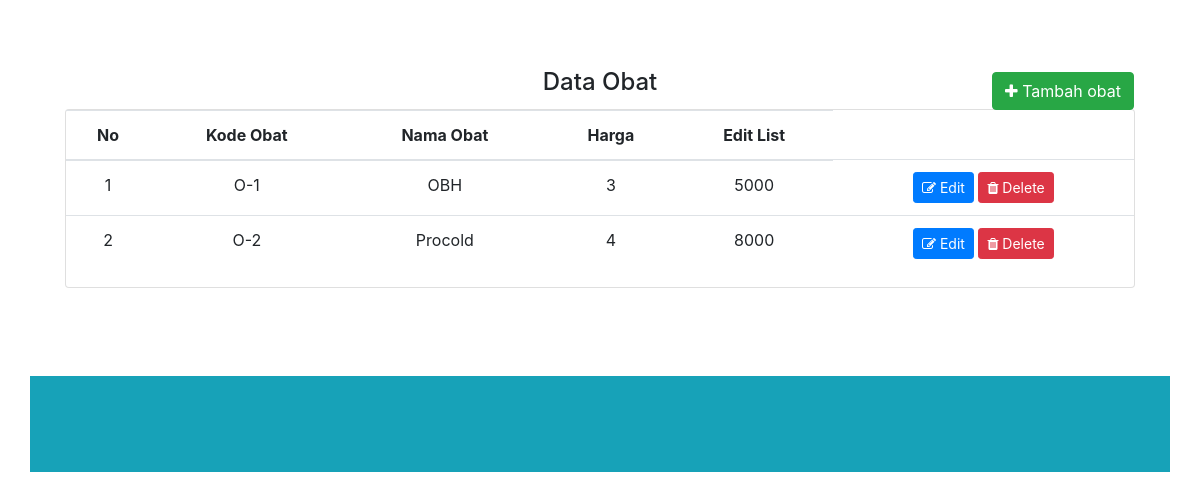
Page /index.php/admin/obat on the earlier database version.
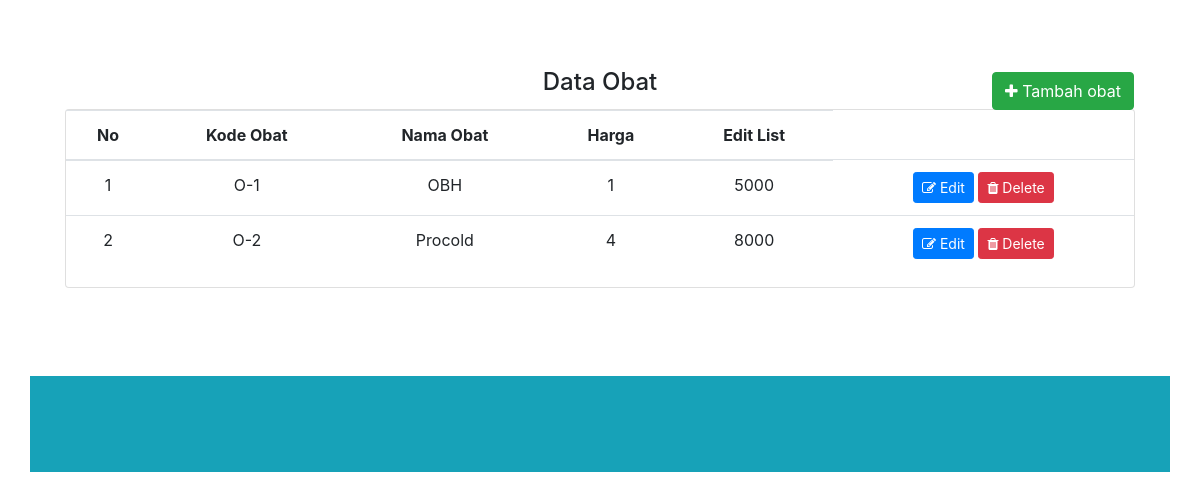
Same page on the later database version.
### tables this page shows
CREATE TABLE `data_obat` (
  `id_obat` int(11) NOT NULL,
  `kode_obat` varchar(250) NOT NULL,
  `nama` varchar(250) NOT NULL,
  `stok` int(250) NOT NULL,
  `harga` int(250) NOT NULL
);

### application/controllers/admin/Obat.php (called while the page is built, shortened)
<?php
class Obat extends CI_Controller {
    public function index(){
        $data['data_obat']=$this->db->query('select * from data_obat where stok between 1 and 10');
        $data['data_obat']=$data['data_obat']->num_rows();
    $data['obat'] = $this->m_crud->tampil_data('data_obat')->result();
		$this->load->view('admin/obat/v_data_obat',$data);
      }
}

### index.php (called while the page is built, shortened)
<?php
require_once BASEPATH.'core/CodeIgniter.php';

### application/models/M_crud.php (called while the page is built, shortened)
<?php
class M_crud extends CI_Model {
 	function tampil_data($table){
		return $this->db->get($table);
	}
}
    ?>

### application/views/admin/obat/v_data_obat.php (the view, shortened to what this page needs)
<body>
<main>
<div class="container my-5">
       <div class="card-body text-center">
    <h4 class="card-title">Data Obat</h4>
<div><?php echo $this->session->flashdata('msg'); ?>
    <div class="card">
        <button id="add__new__list" type="button" class="btn btn-success position-absolute" data-toggle="modal" data-target=".bd-example-modal-lg"><i class="fa fa-plus"></i> Tambah obat</button>
        <table class="table table-hover">
            <thead>
              <tr>
                <th scope="col">No</th>
                <th scope="col">Kode Obat</th>
                <th scope="col">Nama Obat</th>
                <th scope="col">Harga</th>
                <th scope="col">Edit List</th>
              </tr>
            </thead>
            <tbody>
            <?php if (empty($obat)) { ?>
                <tr>
                      <td colspan="8">Data Belum Ada</td>
                </tr>
            <?php
                } else {
                    $no = 0;
                    foreach ($obat as $rowobat) {
                            $no++;
            ?>
                <tr>
                   <td><?php echo $no ?></td>
                   <td><?php echo $rowobat->kode_obat ?></td>
                    <td><?php echo $rowobat->nama ?></td>
                    <td><?php echo $rowobat->stok ?></td>
                    <td><?php echo $rowobat->harga ?></td>
                    <td>
                    <a class="btn btn-sm btn-primary" href="<?php echo base_url() ?>index.php/admin/obat/edit/<?php echo $rowobat->id_obat ?>"><i class="fa fa-edit"></i> Edit</a>
                    <a class="btn btn-sm btn-danger" href="<?php echo base_url() ?>index.php/admin/obat/hapus/<?php echo $rowobat->id_obat ?>"><i class="fa fa-trash"></i> Delete</a>
                    </td>
                           </tr>
                <?php }} ?>
            </tbody>
          </table>
    </div>
</main>

Differences in the rows shown:
changed data_obat "OBH": stok "3" → "1"
